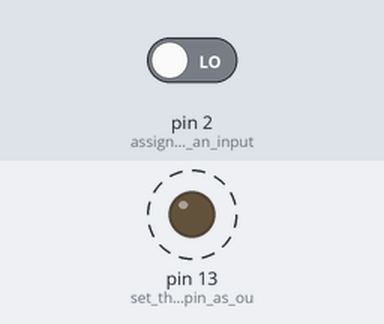
The sketch below on a simulated Arduino Uno, built with avr-gcc and run on an emulated ATmega328P. On the bench: output pins drawn as LEDs (lit = HIGH). Dashed ring = blinking. Inputs (shaded band) come from the test bench; at power-on: pin 2 (assigns_pin_as_an_input) LOW. What the sketch prints to the serial monitor is not drawn.

Above: at 0.5 s.
Timing chart, 0 to 4.6 s (numbered marks = the images above):
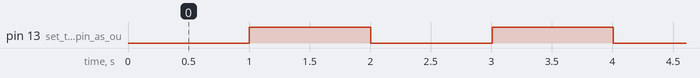

The sketch:

PB_value_and_blink_without_delay__12_.ino
```cpp
//Goal: Blinking an LED and reading a push button state independant of eachother.
//Theme: millis()


int ledState = LOW;  // ledState used to set the LED

unsigned long previousMillis = 0;  // will store last time LED was updated

const long interval = 1000;  // interval at which to blink (milliseconds)

void setup() {

  pinMode(13, OUTPUT);// set the digital pin as output
  pinMode(2,INPUT);//assigns pin as an input
  Serial.begin(9600);//begins serial communication between board and pin
}

void loop() {

 int buttonState = digitalRead(2); //reads the state of the button input
 Serial.println(buttonState); //prints the state to the serial monitor


  unsigned long currentMillis = millis(); //interval the LED will blink at

  if (currentMillis - previousMillis >= interval) {
    // saves the last time the LED blinked
    previousMillis = currentMillis;

    // if the LED is off turn it on and vice-versa:
    if (ledState == LOW) {
      ledState = HIGH;
    } else {
      ledState = LOW;
    }

    // set the LED with the ledState of the variable:
    digitalWrite(13, ledState);

}

}
```

Measured:
- by itself, pin 13 (set_the_digital_pin_as_ou): alternates HIGH for 1.0 s and LOW for 1.0 s
